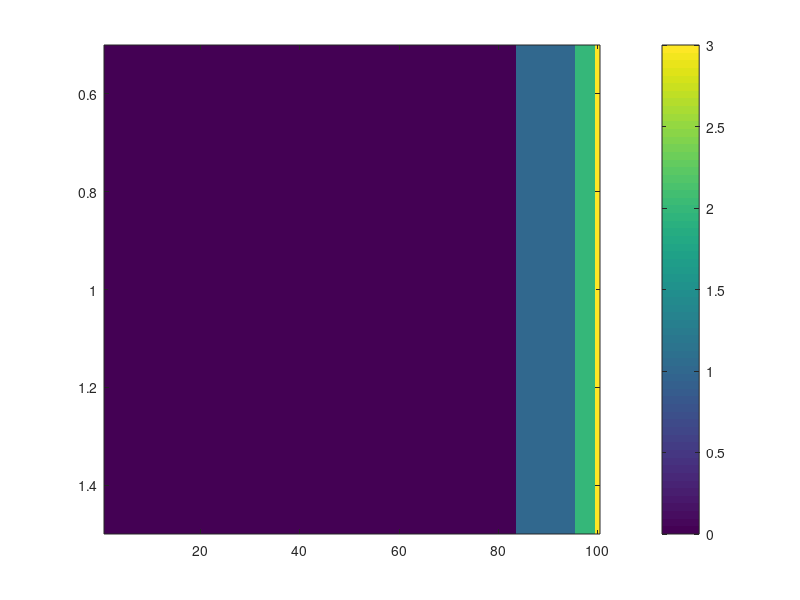
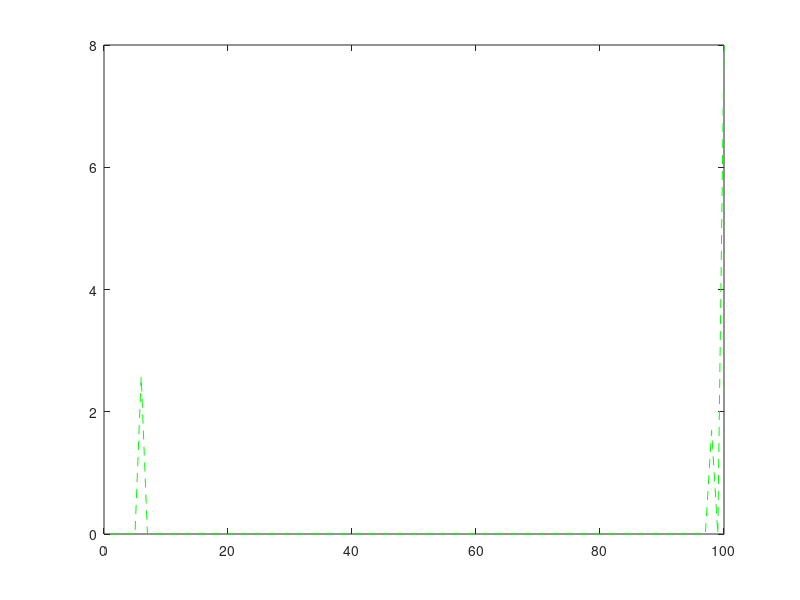
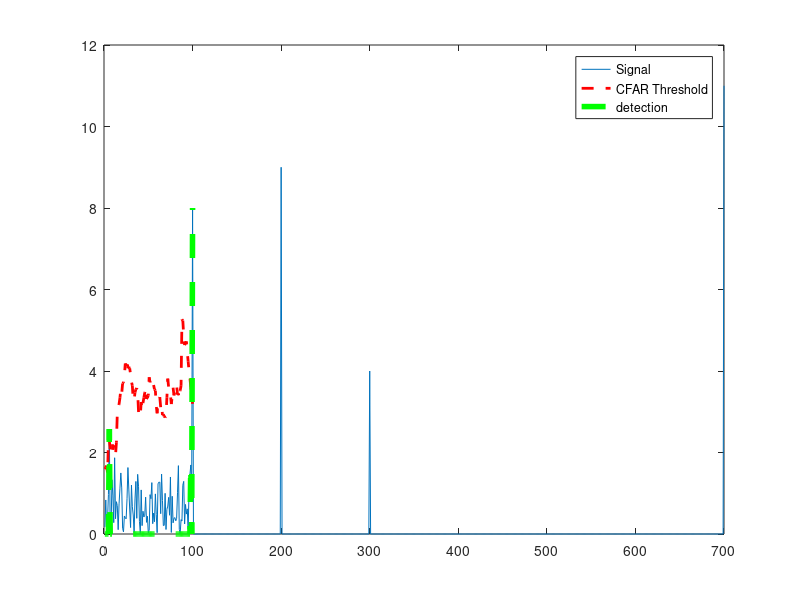

Reproduce these figures in MATLAB, in order.
%% Solution by Stefan Sicklinger 2019: CA-CFAR
clc;
close all;
%%%%%%%%%%%%%%%%%%%%%%%%%%%%%%%%%%%%%%%%%%%%%%%%%%%%%%%%%%%%%%%%%%%%%%%%%%%
% Data_points
Ns = 100;
% Generate random noise
s=abs(randn(Ns,1));
%Targets location. Assigning bin 100, 200, 300 and 700 as Targets
%with the amplitudes of 8, 9, 4, 11.
s([100 ,200, 300, 700])=[8 9 4 11];
%plot the output
plot(s);
% TODO: Apply CFAR to detect the targets by filtering the noise.
%Training Cells
T=12;
%Guard Cells
G=4;
% Offset : Adding room above noise threshold for desired SNR
offset=5;
% Vector to hold threshold values
threshold_cfar = [];
%Vector to hold final signal after thresholding
signal_cfar = [];
% 2. Slide window across the signal length
% initlal image
CFARImage=zeros(1,Ns);
% 1 -> training cell
% 2 -> guard cell
% 3 -> cell under test
CFARImage(1)=1;
imagesc(CFARImage)
colorbar

slideLeftIdx=1;
slideRightIdx=T;
for i = 1:Ns
    noise_level=0;
    lowerIndex=i-G-slideLeftIdx+1;
    if(slideLeftIdx>T)
        slideLeftIdx=T;
    end
    if(lowerIndex>0)
        for k = lowerIndex:(i-G-1)
            CFARImage(k)=1; % coloring training cell
            noise_level=s(k)+noise_level;
        end
        for k = (i-G):(i-1)
            CFARImage(k)=2; % coloring guard cell
        end
        slideLeftIdx=slideLeftIdx+1;
    end
    upperIndex=i+G+slideRightIdx;
    if(slideRightIdx<1)
        slideRightIdx=1;
    end  
    %upperIndex=i+G+T;
    if(upperIndex<=Ns)
        for k = (i+G):(upperIndex)
            CFARImage(k)=1; % coloring training cell
            noise_level=s(k)+noise_level;
        end
        for k = (i+1):(i+G)
            CFARImage(k)=2; % coloring guard cell
        end
    end
    if(upperIndex >= Ns)
       slideRightIdx=slideRightIdx-1;
    end
    %Compute CFAR
    threshold= (noise_level/(2*T))*offset;
    threshold_cfar =[threshold_cfar,{threshold}];
    %Filter the signal above the threshold
    signal =s(i);
    if(s(i)<threshold)
        signal=0;
    end
    signal_cfar = [signal_cfar, {signal}];
    CFARImage(i)=3; % CUT
    imagesc(CFARImage);
    colorbar;
    pause(0.0001);
    CFARImage=zeros(1,Ns);
end
% for i = 1:(Ns-(G+T+1))
%     noise_level=sum(s(i:i+T-1));
%     threshold= (noise_level/T)*offset;
%     threshold_cfar =[threshold_cfar,{threshold}];
%     signal =s(i+T+G);
%     % 8. Filter the signal above the threshold
%     if(signal<threshold)
%         signal=0;
%     end
%     signal_cfar = [signal_cfar, {signal}];
% end
% plot the filtered signal
figure();
plot (cell2mat(signal_cfar),'g--');
% plot original sig, threshold and filtered signal within the same figure.
figure,plot(s);
hold on,plot(cell2mat(circshift(threshold_cfar,G)),'r--','LineWidth',2)
%hold on, plot (cell2mat(circshift(signal_cfar,(T+G))),'g--','LineWidth',4);
hold on, plot (cell2mat(circshift(signal_cfar,(0))),'g--','LineWidth',4);
legend('Signal','CFAR Threshold','detection')